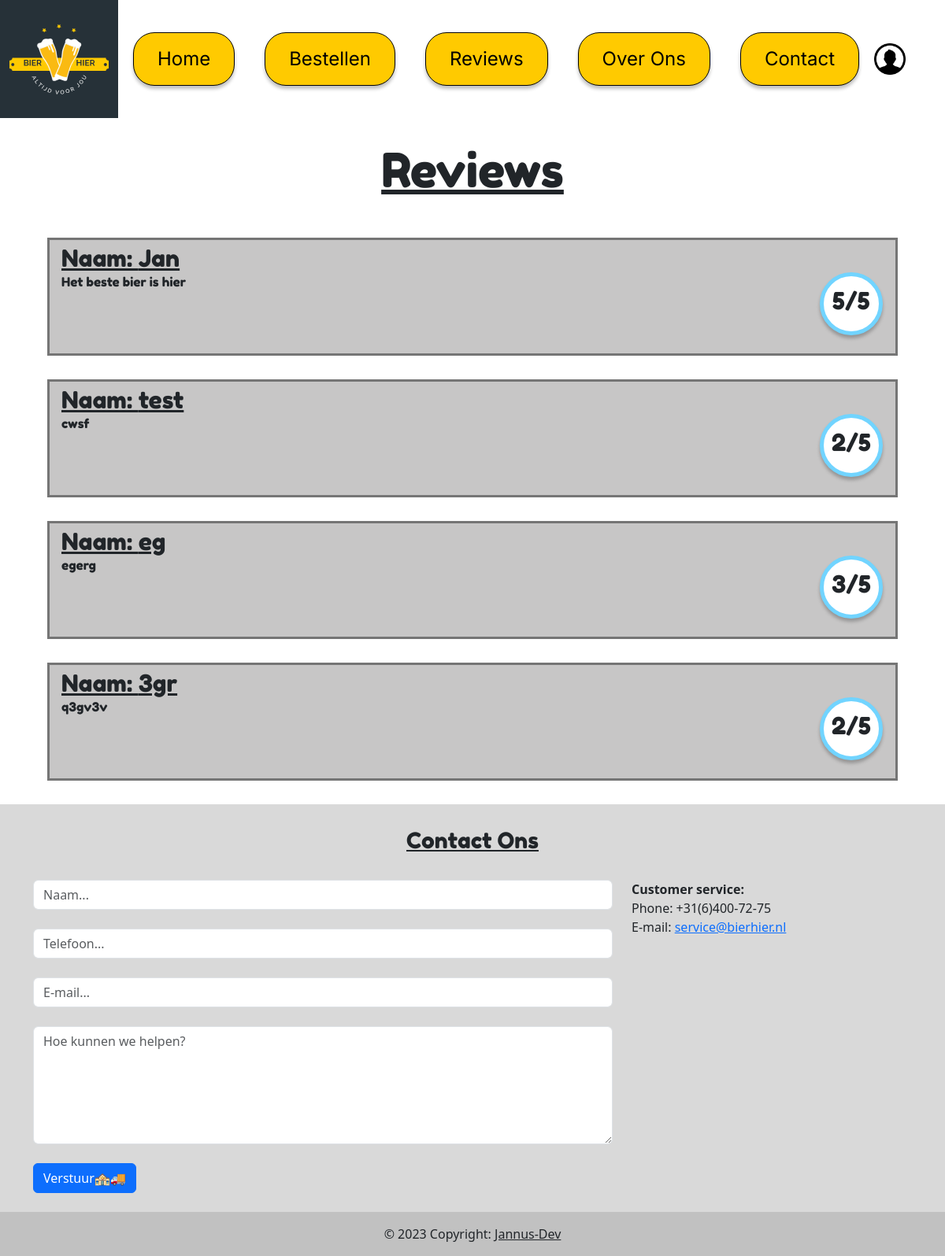
The app's page /pages/reviews.php with its own data.
### tables this page shows
CREATE TABLE `reviews` (
  `id` int(255) NOT NULL,
  `name` varchar(30) NOT NULL,
  `review` varchar(255) NOT NULL,
  `reting` int(1) NOT NULL,
  `email` varchar(50) NOT NULL
);

### pages/reviews.php (the view, shortened to what this page needs)
<?php
    require_once 'conn.php';
    $stmt = $conn->prepare("SELECT * FROM reviews");
    $stmt->execute();
    $data = $stmt->fetchAll();
?>
<!DOCTYPE html>
<html lang="en">
<head>
    <link rel="stylesheet" href="../css/style.css?">
    <link rel="stylesheet" href="../css/reviews.css">
    <link href="https://cdn.jsdelivr.net/npm/bootstrap@5.3.0-alpha1/dist/css/bootstrap.min.css" rel="stylesheet"
>
</head>
<body>
    <?php
    include 'header.php';
    ?>
    <main>
        <section class="review">
            <h1>Reviews</h1>
            <div class="review-list">
                <?php
                    foreach ($data as $row) {
                        echo "<div class='reviews'>";
                        echo "<h1 id='naam'>Naam: " . $row['name'] . "</h1>";
                        echo "<div class='review-content'>";
                        echo "<p>" . $row['review'] . "</p>";
                        echo "<div class='score'>";
                        echo "<p>" . $row['reting'] . "/5</p>";
                        echo "</div>";
                        echo "</div>";
                        echo "</div>";
                    }
                ?>
            </div>
        </section>
        <?php
        include 'footer.php';
        ?>
</body>
</html>

### css/style.css (style rules this page uses)
* { margin: 0; padding: 0; }
.review { width: 100%; height: auto; background-color: rgba(248, 248, 248, 1); box-shadow: 0px 10px 4px 0px rgba(0, 0, 0, 0.25) inset; }
.review h1 { text-align: center; padding-top: 30px; font-family: 'Fredoka One', cursive; text-decoration: underline; font-size: 60px; margin-bottom: 50px; }
.review-list { display: flex; flex-direction: column; align-items: center; height: 600px; justify-content: space-evenly; }
.reviews { width: 90%; height: 150px; background: #C7C6C6; border: 3px solid rgba(0, 0, 0, 0.41); }
#naam { font-family: 'Fredoka One', cursive; text-decoration: underline; font-size: 30px; padding-top: 0; margin-bottom: 0; text-align: start; margin-top: 5px; margin-left: 15px; }
.review-content { display: flex; }
.reviews p { margin-left: 15px; font-family: 'Fredoka One', cursive; width: 85%; }
.score { height: 80px; width: 80px; margin-left: 50px; box-sizing: border-box; background: #FFFFFF; border: 5px solid #71D4FF; box-shadow: 0px 4px 4px rgba(0, 0, 0, 0.25); border-radius: 100%; display: flex; justify-content: center; }
.score p { margin-left: 0; text-align: center; width: 100%; font-size: 30px; display: flex; justify-content: center; align-items: flex-end; }

### css/reviews.css (style rules this page uses)
.review { box-shadow: none; background-color: white; height: auto; }
.reviews { margin-bottom: 30px; }
.review-list { height: auto; }

### records on screen
reviews: name "Jan", review "Het beste bier is hier", reting "5"
reviews: name "test", review "cwsf", reting "2"
reviews: name "eg", review "egerg", reting "3"
reviews: name "3gr", review "q3gv3v", reting "2"
